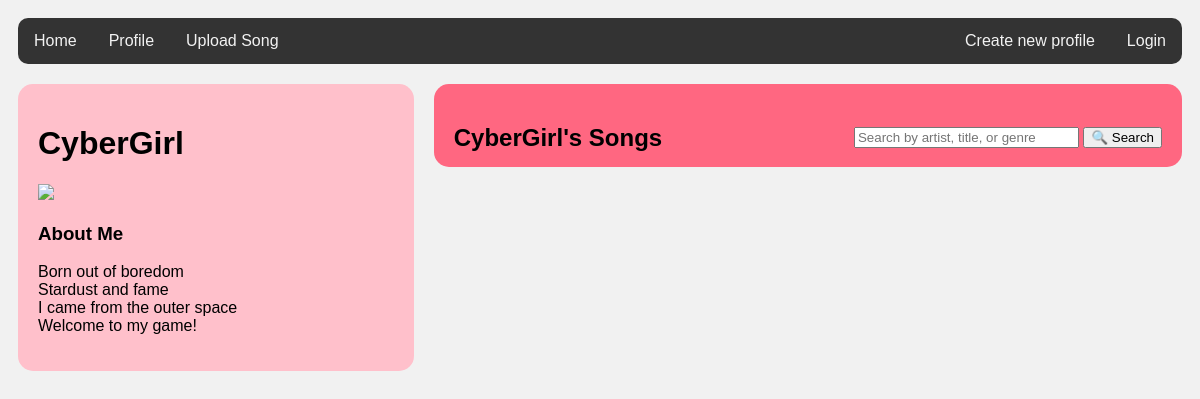
The page /user/1 on the database as committed earlier.
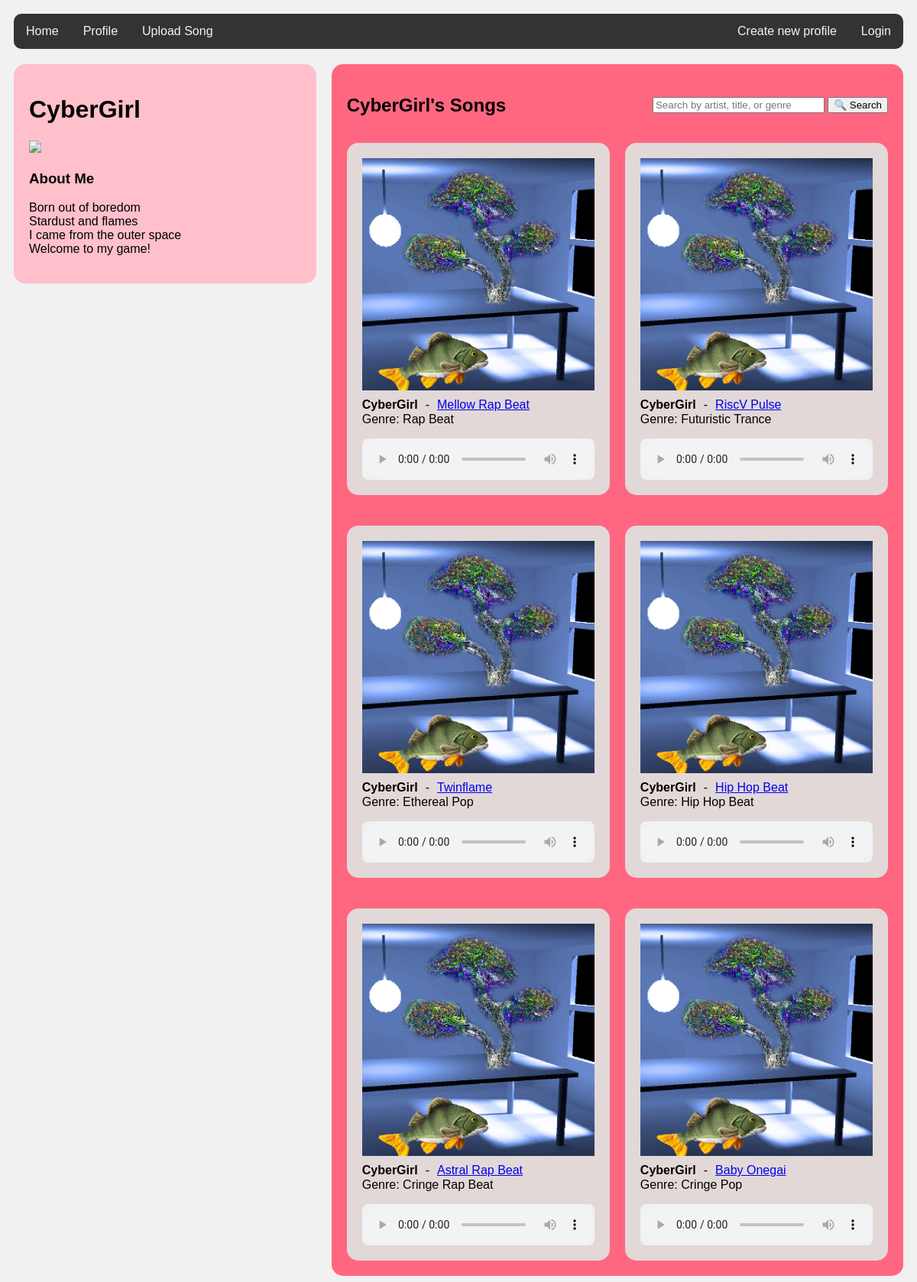
The same page on the database as committed later.
### tables this page shows
CREATE TABLE users (
    id INTEGER PRIMARY KEY,
    username TEXT UNIQUE,
    password_hash TEXT,
    image BLOB
, bio TEXT);

CREATE TABLE songs (
    id INTEGER PRIMARY KEY,
    user_id INTEGER NOT NULL,
    title TEXT NOT NULL,
    artist TEXT NOT NULL CHECK (LENGTH(artist) > 0),
    audio_file_path TEXT NOT NULL,
    image_file_path TEXT NOT NULL,
    upload_date DATETIME DEFAULT CURRENT_TIMESTAMP,
    genre TEXT CHECK (LENGTH(genre) > 0),
    duration INTEGER CHECK (duration > 0),
    FOREIGN KEY (user_id) REFERENCES users(id) ON DELETE CASCADE
);

### app.py (the view)
@app.route("/user/<int:user_id>")
def show_user(user_id):
    user = users.get_user(user_id)
    if not user:
        abort(404)
    search_query = request.args.get("search", "").strip()
    if search_query:
        songs = search_user_songs(search_query, user["id"])
    else:
        songs = get_user_songs(user)
    return render_template("show_user.html", user=user, songs=songs, search_query=search_query)

### db.py (called while the page is built)
def get_connection():
    con = sqlite3.connect("database.db")
    con.execute("PRAGMA foreign_keys = ON")
    con.row_factory = sqlite3.Row
    return con

def query(sql, params=[]):
    con = get_connection()
    result = con.execute(sql, params).fetchall()
    con.close()
    return result

### repositories/songs_repository.py (called while the page is built)
def get_user_songs(user):
    connection = sqlite3.connect("database.db")
    connection.row_factory = sqlite3.Row
    cursor = connection.cursor()
    user_id = user["id"] if isinstance(user, sqlite3.Row) else user #poimitaan käyttäjä_id sanakirjasta
    cursor.execute("SELECT * FROM songs WHERE user_id = ? ORDER BY upload_date DESC", (user_id,))
    songs = cursor.fetchall()
    connection.close()
    return songs

### users.py (called while the page is built)
def get_user(user_id):
    sql = """SELECT id, username, image IS NOT NULL has_image, bio, bio IS NOT NULL has_bio
             FROM users
             WHERE id = ?"""
    result = db.query(sql, [user_id])
    return result[0] if result else None

### templates/show_user.html (shortened to what this page needs)
<!DOCTYPE html>
<html>
<head>
  <link rel="stylesheet" href="../static/styles.css">
</head>
<body>
  <div class="topnav">
    <a href="/">Home</a>
    {% if session.username%}
    <a href="/user/{{ session['user_id'] }}">Profile</a>
    <a href="/upload_song">Upload Song</a>
    {% else %}
    <a href="/login_page">Profile</a>
    <a href="/login_page">Upload Song</a>
    {% endif %}
    {% if session.username %}
    <a href="/logout" style="float:right">Logout</a>
    {% else %}
    <a href="/login_page" style="float:right">Login</a>
    <a href="/register" style="float:right">Create new profile</a>
    {% endif %}
  </div>
  <div class="row">
    <div class="leftcolumn">
      <div class="card-profile-left">
        <h1>{{ user.username }}</h1>
        {% if user.has_image %}
        <img src="/image/{{ user.id }}" height="400"/>
        {% endif %}
        <h3>About Me</h3>
        {% if user.has_bio %}
          <p id="bio-text">{{ user.bio | replace("\n", "<br>") | safe }}</p>
        {% endif %}
      </div>
    </div>
    <div class="rightcolumn">
      <div class="grid-profile">
        <div class="grid-header">
          <h2>{{ user.username }}'s Songs</h2>
          <form method="get" action="/user/{{ user.id }}">
            <input type="text" name="search" placeholder="Search by artist, title, or genre" value="{{ search_query }}" size="25">
            <button type="submit">🔍 Search</button>
          </form>
        </div>
        {% for song in songs %}
        <div class="card-profile-right">
          <img src="{{ url_for('static', filename=song.image_file_path.split('static/')[-1]) }}" alt="Kansikuva" width="100%" height="auto">
          <div class="song-info">
            <strong>{{ song.artist }}</strong> - <a href="/song/{{ song.id }}">{{ song.title }}</a>
          </div>
          <p>Genre: {{ song.genre }}</p>
          <audio controls class="audio1">
            {% if song.audio_file_path.endswith('.mp3') %}
            <source src="{{ url_for('static', filename=song.audio_file_path.split('static/')[-1]) }}" type="audio/mpeg">
            {% elif song.audio_file_path.endswith('.wav') %}
            <source src="{{ url_for('static', filename=song.audio_file_path.split('static/')[-1]) }}" type="audio/wav">
            {% else %}
            <p>Tiedostotyyppi ei tuettu.</p>
            {% endif %}
          </audio>
        </div>
        {% endfor %}
      </div>
    </div>
  </div>
</body>
</html>

Rows that differ between the two databases and show on the page:
changed users "CyberGirl": bio "Born out of boredom Stardust and fame I came from the outer space Welcome to my game!" → "Born out of boredom Stardust and flames I came from the outer space Welcome to my game!"
added songs: image_file_path (picture), artist "CyberGirl", title "Mellow Rap Beat", genre "Rap Beat"
added songs: image_file_path (picture), artist "CyberGirl", title "RiscV Pulse", genre "Futuristic Trance"
added songs: image_file_path (picture), artist "CyberGirl", title "Twinflame", genre "Ethereal Pop"
added songs: image_file_path (picture), artist "CyberGirl", title "Hip Hop Beat", genre "Hip Hop Beat"
added songs: image_file_path (picture), artist "CyberGirl", title "Astral Rap Beat", genre "Cringe Rap Beat"
added songs: image_file_path (picture), artist "CyberGirl", title "Baby Onegai", genre "Cringe Pop"
